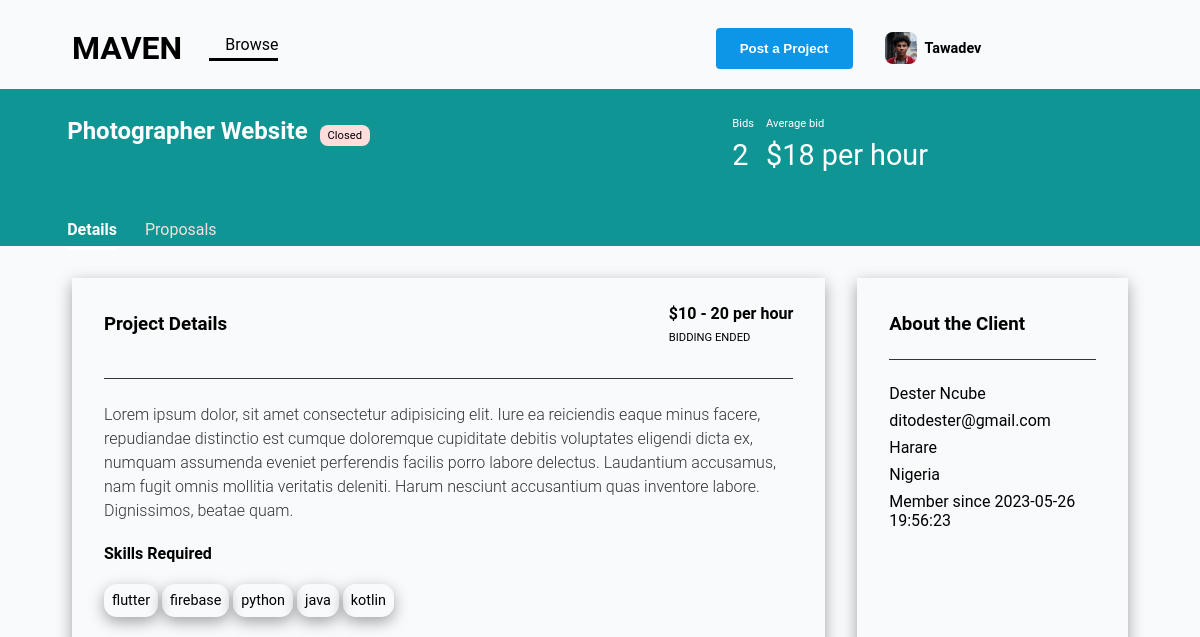
Page /project-details/1 (signed in) on the committed database.
### banc/models.py (models this page shows, shortened)
class User(db.Model, UserMixin):
    id = db.Column(db.Integer, primary_key=True)
    email = db.Column(db.String(20), unique=True, nullable=False)
    image_file = db.Column(db.String(20), nullable=False, default='default.jpg')
    password = db.Column(db.String(60), nullable=False)
    username = db.Column(db.String(20))
    fullname = db.Column(db.String())
    profession = db.Column(db.String(20))
    description = db.Column(db.String())
    languages = db.Column(db.String())
    home_address = db.Column(db.String())
    rate = db.Column(db.String())
    date_joined= db.Column(db.DateTime())
    skills = db.relationship('Skills',backref='skill',lazy=True)
    projects = db.relationship('Project',backref='project',lazy=True)
    ratings = db.relationship('Ratings',backref='ratin',lazy=True)

class Project(db.Model):
    id = db.Column(db.Integer, primary_key=True)
    date_posted= db.Column(db.DateTime())
    project_name = db.Column(db.String())
    project_description = db.Column(db.String())
    required_skills = db.Column(db.String())
    payment_type = db.Column(db.String())
    currencyy = db.Column(db.String())
    budget = db.Column(db.String())
    deadline = db.Column(db.DateTime())
    user_id = db.Column(db.Integer, db.ForeignKey('user.id'), nullable=False)
    bids = db.relationship('Bids',backref='bid',lazy=True)

### banc/main/routes.py (the view, shortened to what this page needs)
@login_required
@main.route('/project-details/<projectId>', methods=['GET','POST'])
def project_details(projectId):
    todayDate = str(datetime.today().date())
    currentTime = str(datetime.now().time())
    datePostedStr = todayDate + currentTime
    datePostedObj = datetime.strptime(datePostedStr[0:18], '%Y-%m-%d%H:%M:%S')
    todayD = datePostedObj
    project = Project.query.filter_by(id=projectId).first()
    client = User.query.filter_by(id=project.user_id).first()
    allBids = Bids.query.filter_by(project_id=projectId).all()
    numBids = Bids.query.filter_by(project_id=projectId).count()
    totalBids = 0
    if numBids>0:
      for bid in allBids:
         totalBids += int(bid.bidd)
      avgBid = round(totalBids/numBids)
    else:
      avgBid = 0
    return render_template('project_details.html',lUser=current_user,project=project,client=client,allBids=allBids,numBids=numBids,avgBid=avgBid,todayD=todayD)

### banc/models.py (called while the page is built)
@login_manager.user_loader
def load_user(user_id):
    return User.query.get(int(user_id))

### banc/templates/project_details.html (shortened to what this page needs)
<!DOCTYPE html>
<html lang="en">
<head>
    <link
    rel="stylesheet"
    href="{{ url_for('static', filename='css/style.css') }}"
  />
  <link
    rel="stylesheet"
    href="{{ url_for('static', filename='fonts/icomoon/style.css') }}"
  />
</head>
<body>
    <header class="profile-header2">
        <div class="logo2">
            <h1>MAVEN</h1>
        </div>
        <div class="profile-header22">
        <a href="{{url_for('main.browse')}}" class="browse"><span class="icon-explore"></span>Browse</a>
        <div class="profile-header-end">
            <a href="{{url_for('main.post_project')}}"><button class="project-btn">Post a Project</button></a>
            <div class="profile-pic-container"><img class="profile-pic" src="{{ url_for('static', filename='images/'+lUser.image_file) }}" alt=""></div>
            <span class="username" onclick="logoutShow()">{{lUser.username}}</span>
        </div>
        </div>
    </header>
    <section class="browse-header bh">
        <div class="browse-heading projectHeader">
            <div><h3>{{project.project_name}}</h3>
                {%if project.deadline>todayD%}
                <span class="ps">Open</span>
                {%else%}
                <span class="ps ps2">Closed</span>
                {%endif%}
            </div>
            {% set avgList = project.budget.split('-') %}
            <div class="bd"><div class="b"><span class="b-info1">Bids</span><span class="b-info2">{{numBids}}</span></div>
                <div class="b"><span class="b-info1">Average bid</span><span class="b-info2">${{avgBid}}
                    {%if project.payment_type == 'perHour'%}
                    per hour
                    {%endif%}
                    </span></div>
            </div>
        </div>
        <div class="browse-links">
            <a href="{{url_for('main.project_details',projectId=project.id)}}" class="current">Details</a>
            <a href="{{url_for('main.bids',projectId=project.id)}}">Proposals</a>
        </div>
    </section>
    <main class="jdContainer">
        <div class="details">
        <div class="details-head">
            <h3>Project Details</h3>
            <div class="dh"><span class="dh1">${{avgList[0]}} - {{avgList[1]}}
                        {%if project.payment_type == 'perHour'%}
                        per hour
                        {%endif%}
            </span>
            {%if project.deadline>todayD%}
            <span class="dh2">BIDDING ENDS IN
                {%if(project.deadline-todayD).days%}
                            {{(project.deadline-todayD).days}} DAYS
                        {%endif%}
                        {%if ((project.deadline-todayD).seconds%(24*3600))//3600%}
                          {{((project.deadline-todayD).seconds%(24*3600))//3600}} H
                        {%endif%}
                        {%if ((project.deadline-todayD).seconds%(3600))//60%}
                          {{((project.deadline-todayD).seconds%(3600))//60}} M
                        {%endif%}
                        {%if ((project.deadline-todayD).seconds%(60)) %}
                          {{((project.deadline-todayD).seconds%(60))}} SEC
                        {%else%}1 sec
                        {%endif%}
            </span>
            {%else%}
            <span class="dh2">BIDDING ENDED</span>
            {%endif%}
            </div>
        </div>
        <div class="details-body">
            <p>{{project.project_description}}</p>
        </div>
        <div class="details-footer">
            <h4>Skills Required</h4>
            <div class="df-body">
            {% set skillsList = project.required_skills.split(',') %}
            <div class="srContainer">
                {% for skill in skillsList %}
                <span class="sr">{{skill}}</span>
                {%endfor%}
            </div>
            </div>
        </div>
        </div>
        <div class="client">
         <h3>About the Client</h3>
         <div class="client-body">
            <span>{{client.fullname}}</span>
            <span>{{client.email}}</span>
            {% set addrList = client.home_address.split(',')|reverse|list%}
            <span>{{addrList[1]}}</span>
            <span>{{addrList[0]}}</span>
            <span>Member since {{(client.date_joined)|string}}</span>
         </div>
        </div>
    </main>
</body>
</html>

### banc/static/css/style.css (style rules this page uses)
body { font-family: "Roboto", sans-serif; background-color: #f8fafb; }
p { color: #b3b3b3; font-weight: 300; }
h1, h2, h3, h4, h5, h6, .h1, .h2, .h3, .h4, .h5, .h6 { font-family: "Roboto", sans-serif; }
a { -webkit-transition: .3s all ease; -o-transition: .3s all ease; transition: .3s all ease; }
.profile-header2 { display: flex; flex-direction: row; align-items: center; width: 94vw; margin-left: 4rem; }
.browse { text-decoration: none; margin-left: -12rem; color: #000; padding-bottom: 0.25rem; border-bottom: #000 solid 3px; }
.icon-explore { margin-right: 0.25rem; }
.profile-header22 { display: flex; flex-direction: row; align-items: center; justify-content: space-around; width: 100%; }
.profile-header-end { display: flex; flex-direction: row; align-items: center; }
.project-btn { padding: 0.5rem; background-color: #0d95e8; border: none; border-radius: 0.25rem; font-weight: 600; color: #fff; }
.username { font-size: 0.9rem; font-weight: bold; text-transform: capitalize; }
.profile-pic-container { width: 2rem; height: 2rem; overflow: hidden; border-radius: 8px; margin-left: 2rem; margin-right: 0.5rem; }
.profile-pic-container img { width: 100%; display: block; }
.browse-header { background-color: #0e9594; margin-left: -0.5rem !important; margin-right: -0.5rem; padding: 0.25rem 0 0 4.2rem; height: 8rem; }
.browse-heading h3 { font-size: 1.5rem; color: #fff; text-transform: capitalize; }
.browse-links { margin-top: 3rem !important; }
.browse-links a { text-decoration: none; color: #ffdddd; padding-bottom: 0.5rem; margin-right: 1.5rem; }
.browse-links a.current { color: #fff; font-weight: bold; border-bottom: #fff solid 3px; }
.bh { height: 9.6rem; }
.projectHeader h3 { display: inline; }
.projectHeader { display: flex; justify-content: space-between; padding-top: 1.5rem; }
.ps,.ps2 { background-color: greenyellow; color: #000; border-radius: 0.5rem; padding: 0.25rem 0.5rem; font-size: 0.7rem; margin-left: 0.5rem; }
.ps2 { background-color: #ffdddd !important; }
.bd { display: flex; flex-direction: row; color: #fff; margin-right: 17rem; gap: 0.75rem; }
.b { display: flex; flex-direction: column; gap: 0.5rem; }
.b-info1 { font-size: 0.7rem; }
.b-info2 { font-size: 1.8rem; }
.jdContainer { display: flex; margin-left: 4rem; margin-right: 4rem; gap: 2rem; margin-top: 2rem; }
.details,.client { box-shadow: rgba(0, 0, 0, 0.35) 0px 5px 15px; padding: 1rem 2rem; padding-bottom: 2rem; }
.details { width: 50rem; }
.client { width: 15rem; }
.details-head { display: flex; justify-content: space-between; align-items: center; border-bottom: #333 solid 1px; padding-bottom: 1.5rem; margin-bottom: 1.5rem; }
.dh { display: flex; flex-direction: column; gap: 0.5rem; }
.dh1 { font-size: 1rem; font-weight: 700; }
.dh2 { font-size: 0.7rem; }
.details-body p { color: #333; line-height: 1.5rem; }
.srContainer { display: flex; gap: 0.25rem; }
.sr { box-shadow: rgba(0, 0, 0, 0.35) 0px 5px 15px; padding: 0.5rem; border-radius: 0.8rem; font-size: 0.9rem; }
.df-body { display: flex; justify-content: space-between; }
.client h3 { border-bottom: #333 solid 1px; padding-bottom: 1.5rem; margin-bottom: 1.5rem; }
.client-body { display: flex; flex-direction: column; gap: 0.5rem; }
.project-btn { padding: 0.8rem 1.5rem !important; }

### rows in the picture
User: image_file (picture), username "Tawadev"
Project: project_name "Photographer Website", project_description "Lorem ipsum dolor, sit amet consectetur adipisicing elit. Iure ea reiciendis eaque minus facere, repudiandae distinctio est cumque doloremque cupiditate debitis voluptates eligendi dicta ex, numquam assumenda eveniet perferendis facilis porro labore delectus. Laudantium accusamus, nam fugit omnis mollitia veritatis deleniti. Harum nesciunt accusantium quas inventore labore. Dignissimos, beatae quam."
User: fullname "Dester Ncube", email "ditodester@gmail.com", date_joined "2023-05-26 19:56:23"

### other values in the picture
{{ numBids }} "2"
{{ avgBid }} "18"
{{ avgList[0] }} "10"
{{ avgList[1] }} "20"
{{ skill }} "flutter" "firebase" "python" "java" "kotlin"
{{ addrList[1] }} "Harare"
{{ addrList[0] }} "Nigeria"
